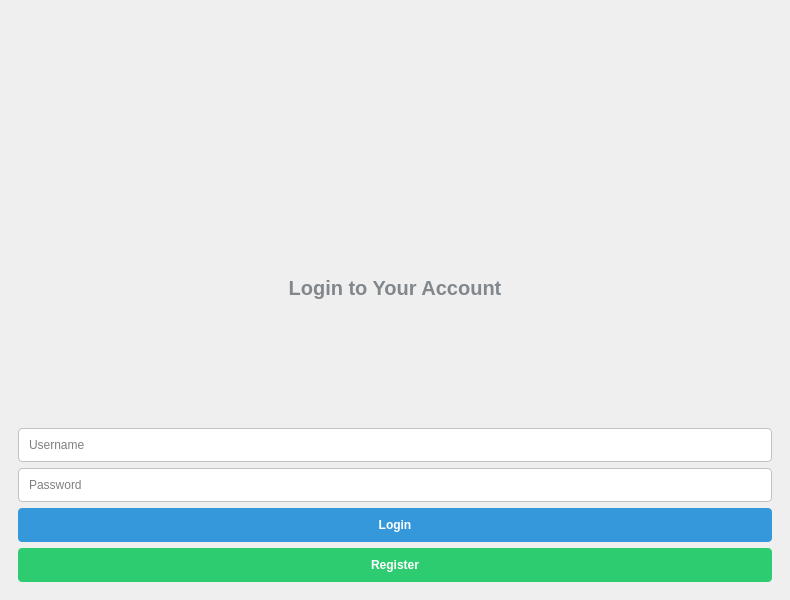
<?xml version="1.0" encoding="UTF-8"?>
<ui version="4.0">
 <class>MainWindow</class>
 <widget class="QMainWindow" name="MainWindow">
  <property name="geometry">
   <rect>
    <x>0</x>
    <y>0</y>
    <width>790</width>
    <height>600</height>
   </rect>
  </property>
  <property name="windowTitle">
   <string>Banking App</string>
  </property>
  <widget class="QWidget" name="centralwidget">
   <layout class="QVBoxLayout" name="verticalLayout">
    <item>
     <widget class="QStackedWidget" name="stackedWidget">
      <widget class="QWidget" name="loginPage">
       <layout class="QVBoxLayout" name="verticalLayout_Login">
        <item>
         <widget class="QLabel" name="logoLabel">
          <property name="minimumSize">
           <size>
            <width>150</width>
            <height>150</height>
           </size>
          </property>
          <property name="maximumSize">
           <size>
            <width>150</width>
            <height>150</height>
           </size>
          </property>
          <property name="styleSheet">
           <string notr="true">margin-bottom: 15px;</string>
          </property>
          <property name="pixmap">
           <pixmap resource="resources.qrc">:/images/bank_logo.png</pixmap>
          </property>
          <property name="scaledContents">
           <bool>true</bool>
          </property>
          <property name="alignment">
           <set>Qt::AlignCenter</set>
          </property>
         </widget>
        </item>
        <item>
         <widget class="QLabel" name="loginTitle">
          <property name="styleSheet">
           <string notr="true">font-size: 20px; font-weight: bold; color: #82878c; margin-bottom: 20px;</string>
          </property>
          <property name="text">
           <string>Login to Your Account</string>
          </property>
          <property name="alignment">
           <set>Qt::AlignCenter</set>
          </property>
         </widget>
        </item>
        <item>
         <widget class="QLineEdit" name="usernameInput">
          <property name="styleSheet">
           <string notr="true">padding: 8px; border: 1px solid #bdc3c7; border-radius: 4px;</string>
          </property>
          <property name="placeholderText">
           <string>Username</string>
          </property>
         </widget>
        </item>
        <item>
         <widget class="QLineEdit" name="passwordInput">
          <property name="styleSheet">
           <string notr="true">padding: 8px; border: 1px solid #bdc3c7; border-radius: 4px;</string>
          </property>
          <property name="echoMode">
           <enum>QLineEdit::Password</enum>
          </property>
          <property name="placeholderText">
           <string>Password</string>
          </property>
         </widget>
        </item>
        <item>
         <widget class="QPushButton" name="loginButton">
          <property name="styleSheet">
           <string notr="true">
            QPushButton {
              background-color: #3498db;
              color: white;
              border: none;
              padding: 10px;
              border-radius: 4px;
              font-weight: bold;
            }
            QPushButton:hover {
              background-color: #2980b9;
            }
           </string>
          </property>
          <property name="text">
           <string>Login</string>
          </property>
         </widget>
        </item>
        <item>
         <widget class="QPushButton" name="showRegistrationButton">
          <property name="styleSheet">
           <string notr="true">
            QPushButton {
              background-color: #2ecc71;
              color: white;
              border: none;
              padding: 10px;
              border-radius: 4px;
              font-weight: bold;
            }
            QPushButton:hover {
              background-color: #27ae60;
            }
           </string>
          </property>
          <property name="text">
           <string>Register</string>
          </property>
         </widget>
        </item>
       </layout>
      </widget>
      <widget class="QWidget" name="registrationPage">
       <layout class="QVBoxLayout" name="verticalLayout_Register">
        <item>
         <widget class="QLabel" name="logoLabel">
          <property name="minimumSize">
           <size>
            <width>150</width>
            <height>150</height>
           </size>
          </property>
          <property name="maximumSize">
           <size>
            <width>150</width>
            <height>150</height>
           </size>
          </property>
          <property name="styleSheet">
           <string notr="true">margin-bottom: 15px;</string>
          </property>
          <property name="pixmap">
           <pixmap resource="resources.qrc">:/images/bank_logo.png</pixmap>
          </property>
          <property name="scaledContents">
           <bool>true</bool>
          </property>
          <property name="alignment">
           <set>Qt::AlignCenter</set>
          </property>
         </widget>
        </item>
        <item>
         <widget class="QLabel" name="registerTitle">
          <property name="styleSheet">
           <string notr="true">font-size: 20px; font-weight: bold; color: #82878c; margin-bottom: 20px;</string>
          </property>
          <property name="text">
           <string>Create New Account</string>
          </property>
          <property name="alignment">
           <set>Qt::AlignCenter</set>
          </property>
         </widget>
        </item>
        <item>
         <widget class="QLineEdit" name="regUsernameInput">
          <property name="styleSheet">
           <string notr="true">padding: 8px; border: 1px solid #bdc3c7; border-radius: 4px;</string>
          </property>
          <property name="placeholderText">
           <string>Username</string>
          </property>
         </widget>
        </item>
        <item>
         <widget class="QLineEdit" name="regPasswordInput">
          <property name="styleSheet">
           <string notr="true">padding: 8px; border: 1px solid #bdc3c7; border-radius: 4px;</string>
          </property>
          <property name="echoMode">
           <enum>QLineEdit::Password</enum>
          </property>
          <property name="placeholderText">
           <string>Password</string>
          </property>
         </widget>
        </item>
        <item>
         <widget class="QPushButton" name="registerButton">
          <property name="styleSheet">
           <string notr="true">
            QPushButton {
              background-color: #2ecc71;
              color: white;
              border: none;
              padding: 10px;
              border-radius: 4px;
              font-weight: bold;
            }
            QPushButton:hover {
              background-color: #27ae60;
            }
           </string>
          </property>
          <property name="text">
           <string>Register</string>
          </property>
         </widget>
        </item>
        <item>
         <widget class="QPushButton" name="showLoginButton">
          <property name="styleSheet">
           <string notr="true">
            QPushButton {
              background-color: #e74c3c;
              color: white;
              border: none;
              padding: 10px;
              border-radius: 4px;
              font-weight: bold;
            }
            QPushButton:hover {
              background-color: #c0392b;
            }
           </string>
          </property>
          <property name="text">
           <string>Back to Login</string>
          </property>
         </widget>
        </item>
       </layout>
      </widget>
      <widget class="QWidget" name="accountPage">
       <layout class="QVBoxLayout" name="verticalLayout_Account">
        <item>
         <widget class="QLabel" name="label">
          <property name="styleSheet">
           <string notr="true">font-size: 18pt; font-weight: bold;</string>
          </property>
          <property name="text">
           <string>Account Overview</string>
          </property>
          <property name="alignment">
           <set>Qt::AlignCenter</set>
          </property>
         </widget>
        </item>
        <item>
         <layout class="QHBoxLayout" name="hboxlayout">
          <item>
           <widget class="QPushButton" name="transferFundsButton">
            <property name="minimumSize">
             <size>
              <width>100</width>
              <height>30</height>
             </size>
            </property>
            <property name="maximumSize">
             <size>
              <width>100</width>
              <height>30</height>
             </size>
            </property>
            <property name="text">
             <string>Transfer Funds</string>
            </property>
           </widget>
          </item>
          <item>
           <widget class="QPushButton" name="budgetButton">
            <property name="minimumSize">
             <size>
              <width>100</width>
              <height>30</height>
             </size>
            </property>
            <property name="maximumSize">
             <size>
              <width>100</width>
              <height>30</height>
             </size>
            </property>
            <property name="text">
             <string>Budget Tool</string>
            </property>
           </widget>
          </item>
          <item>
           <widget class="QPushButton" name="viewHistoryButton">
            <property name="minimumSize">
             <size>
              <width>100</width>
              <height>30</height>
             </size>
            </property>
            <property name="maximumSize">
             <size>
              <width>100</width>
              <height>30</height>
             </size>
            </property>
            <property name="text">
             <string>View History</string>
            </property>
           </widget>
          </item>
         </layout>
        </item>
        <item>
         <widget class="QGroupBox" name="checkingGroup">
          <property name="title">
           <string>Checking Account (****1234)</string>
          </property>
          <layout class="QGridLayout" name="gridLayout">
           <item row="0" column="0">
            <widget class="QLabel" name="checkingBalanceText">
             <property name="text">
              <string>Balance:</string>
             </property>
            </widget>
           </item>
           <item row="0" column="1">
            <widget class="QLabel" name="checkingBalanceLabel">
             <property name="text">
              <string>$500</string>
             </property>
            </widget>
           </item>
           <item row="1" column="0">
            <widget class="QLineEdit" name="checkingAmountInput">
             <property name="placeholderText">
              <string>Amount</string>
             </property>
            </widget>
           </item>
           <item row="2" column="0">
            <widget class="QPushButton" name="checkingDepositBtn">
             <property name="text">
              <string>Deposit</string>
             </property>
            </widget>
           </item>
           <item row="2" column="1">
            <widget class="QPushButton" name="checkingWithdrawBtn">
             <property name="text">
              <string>Withdraw</string>
             </property>
            </widget>
           </item>
          </layout>
         </widget>
        </item>
        <item>
         <widget class="QGroupBox" name="savingsGroup">
          <property name="title">
           <string>Savings Account (****5678)</string>
          </property>
          <layout class="QGridLayout" name="gridLayout_2">
           <item row="0" column="0">
            <widget class="QLabel" name="savingsBalanceText">
             <property name="text">
              <string>Balance:</string>
             </property>
            </widget>
           </item>
           <item row="0" column="1">
            <widget class="QLabel" name="savingsBalanceLabel">
             <property name="text">
              <string>$1500</string>
             </property>
            </widget>
           </item>
           <item row="1" column="0">
            <widget class="QLineEdit" name="savingsAmountInput">
             <property name="placeholderText">
              <string>Amount</string>
             </property>
            </widget>
           </item>
           <item row="2" column="0">
            <widget class="QPushButton" name="savingsDepositBtn">
             <property name="text">
              <string>Deposit</string>
             </property>
            </widget>
           </item>
           <item row="2" column="1">
            <widget class="QPushButton" name="savingsWithdrawBtn">
             <property name="text">
              <string>Withdraw</string>
             </property>
            </widget>
           </item>
          </layout>
         </widget>
        </item>
        <item>
         <widget class="QPushButton" name="logoutButton">
          <property name="text">
           <string>Log Out</string>
          </property>
         </widget>
        </item>
       </layout>
      </widget>
      <widget class="QWidget" name="transferPage">
       <layout class="QVBoxLayout" name="verticalLayout_2">
        <item alignment="Qt::AlignHCenter">
         <widget class="QLabel" name="transferLabel">
          <property name="font">
           <font>
            <pointsize>18</pointsize>
            <bold>true</bold>
           </font>
          </property>
          <property name="text">
           <string>Transfer Funds</string>
          </property>
         </widget>
        </item>
        <item alignment="Qt::AlignRight">
         <widget class="QPushButton" name="pushButton">
          <property name="maximumSize">
           <size>
            <width>100</width>
            <height>30</height>
           </size>
          </property>
          <property name="text">
           <string>Account Info</string>
          </property>
         </widget>
        </item>
        <item>
         <widget class="QGroupBox" name="sourceGroup">
          <property name="title">
           <string/>
          </property>
          <layout class="QGridLayout" name="gridLayout_3">
           <item row="0" column="0">
            <widget class="QLabel" name="sourceLabel">
             <property name="maximumSize">
              <size>
               <width>200</width>
               <height>16777215</height>
              </size>
             </property>
             <property name="text">
              <string>Source Account:</string>
             </property>
            </widget>
           </item>
           <item row="0" column="1">
            <widget class="QComboBox" name="sourceDrop">
             <property name="minimumSize">
              <size>
               <width>100</width>
               <height>30</height>
              </size>
             </property>
             <property name="maximumSize">
              <size>
               <width>100</width>
               <height>30</height>
              </size>
             </property>
             <item>
              <property name="text">
               <string>checking</string>
              </property>
             </item>
             <item>
              <property name="text">
               <string>savings</string>
              </property>
             </item>
            </widget>
           </item>
           <item row="1" column="0" colspan="2">
            <widget class="QLabel" name="sourceBalanceLabel">
             <property name="text">
              <string>Balance:</string>
             </property>
            </widget>
           </item>
          </layout>
         </widget>
        </item>
        <item>
         <widget class="QGroupBox" name="destGroup">
          <property name="title">
           <string/>
          </property>
          <layout class="QGridLayout" name="gridLayout_4">
           <item row="0" column="1">
            <widget class="QComboBox" name="destDrop">
             <property name="maximumSize">
              <size>
               <width>100</width>
               <height>30</height>
              </size>
             </property>
             <item>
              <property name="text">
               <string>checking</string>
              </property>
             </item>
             <item>
              <property name="text">
               <string>savings</string>
              </property>
             </item>
            </widget>
           </item>
           <item row="0" column="0">
            <widget class="QLabel" name="destLabel">
             <property name="maximumSize">
              <size>
               <width>200</width>
               <height>16777215</height>
              </size>
             </property>
             <property name="text">
              <string>Destination Account:</string>
             </property>
            </widget>
           </item>
           <item row="1" column="0">
            <widget class="QLabel" name="destBalanceLabel">
             <property name="text">
              <string>Balance: </string>
             </property>
            </widget>
           </item>
          </layout>
         </widget>
        </item>
        <item>
         <widget class="QGroupBox" name="groupBox_3">
          <property name="title">
           <string/>
          </property>
          <layout class="QHBoxLayout" name="horizontalLayout_3">
           <item>
            <widget class="QLabel" name="amtLabel">
             <property name="maximumSize">
              <size>
               <width>200</width>
               <height>16777215</height>
              </size>
             </property>
             <property name="text">
              <string>Amount ($):</string>
             </property>
            </widget>
           </item>
           <item>
            <widget class="QLineEdit" name="amtTextBox">
             <property name="maximumSize">
              <size>
               <width>100</width>
               <height>30</height>
              </size>
             </property>
             <property name="text">
              <string/>
             </property>
             <property name="placeholderText">
              <string>Enter Amount:</string>
             </property>
            </widget>
           </item>
          </layout>
         </widget>
        </item>
        <item>
         <widget class="QPushButton" name="transferButton">
          <property name="text">
           <string>Transfer</string>
          </property>
         </widget>
        </item>
       </layout>
      </widget>
      <widget class="QWidget" name="budgetPage">
       <layout class="QVBoxLayout" name="verticalLayout_Budget">
        <item>
         <widget class="QLabel" name="label">
          <property name="font">
           <font>
            <pointsize>18</pointsize>
            <bold>true</bold>
           </font>
          </property>
          <property name="text">
           <string>Budget Calculator</string>
          </property>
          <property name="alignment">
           <set>Qt::AlignCenter</set>
          </property>
         </widget>
        </item>
        <item>
         <widget class="QGroupBox" name="groupBox">
          <property name="title">
           <string>Monthly After-Tax Income</string>
          </property>
          <layout class="QHBoxLayout">
           <item>
            <widget class="QLineEdit" name="incomeInput">
             <property name="placeholderText">
              <string>Enter your income</string>
             </property>
            </widget>
           </item>
           <item>
            <widget class="QPushButton" name="calculateBudget">
             <property name="text">
              <string>Calculate</string>
             </property>
            </widget>
           </item>
          </layout>
         </widget>
        </item>
        <item>
         <widget class="QGroupBox" name="groupBox">
          <property name="title">
           <string>Your 50/30/20 Numbers</string>
          </property>
          <layout class="QFormLayout">
           <item row="0" column="0">
            <widget class="QLabel" name="label">
             <property name="text">
              <string>Necessities (50%)</string>
             </property>
            </widget>
           </item>
           <item row="0" column="1">
            <widget class="QLabel" name="necessitiesLabel">
             <property name="text">
              <string>$0.00</string>
             </property>
            </widget>
           </item>
           <item row="1" column="0">
            <widget class="QLabel" name="label">
             <property name="text">
              <string>Wants (30%)</string>
             </property>
            </widget>
           </item>
           <item row="1" column="1">
            <widget class="QLabel" name="wantsLabel">
             <property name="text">
              <string>$0.00</string>
             </property>
            </widget>
           </item>
           <item row="2" column="0">
            <widget class="QLabel" name="label">
             <property name="text">
              <string>Savings/Debt (20%)</string>
             </property>
            </widget>
           </item>
           <item row="2" column="1">
            <widget class="QLabel" name="savingsLabel">
             <property name="text">
              <string>$0.00</string>
             </property>
            </widget>
           </item>
          </layout>
         </widget>
        </item>
        <item>
         <widget class="QGroupBox" name="groupBox">
          <property name="title">
           <string>Custom Budget Categories</string>
          </property>
          <layout class="QVBoxLayout">
           <item>
            <widget class="QListWidget" name="customCategoriesList"/>
           </item>
           <item>
            <layout class="QHBoxLayout">
             <item>
              <widget class="QLineEdit" name="customCategoryInput">
               <property name="placeholderText">
                <string>Category Name</string>
               </property>
              </widget>
             </item>
             <item>
              <widget class="QLineEdit" name="customAmountInput">
               <property name="placeholderText">
                <string>Amount</string>
               </property>
              </widget>
             </item>
             <item>
              <widget class="QPushButton" name="addCustomCategory">
               <property name="text">
                <string>Add</string>
               </property>
              </widget>
             </item>
            </layout>
           </item>
          </layout>
         </widget>
        </item>
        <item>
         <widget class="QPushButton" name="saveBudget">
          <property name="text">
           <string>Save Budget</string>
          </property>
         </widget>
        </item>
        <item>
         <widget class="QPushButton" name="backToAccountButton">
          <property name="text">
           <string>Back to Account</string>
          </property>
         </widget>
        </item>
       </layout>
      </widget>
      <widget class="QWidget" name="transactionHistoryPage">
       <layout class="QVBoxLayout" name="verticalLayout_TransactionHistory">
        <item>
         <widget class="QLabel" name="transactionHistoryLabel">
          <property name="styleSheet">
           <string notr="true">font-size: 18pt; font-weight: bold;</string>
          </property>
          <property name="text">
           <string>Transaction History</string>
          </property>
          <property name="alignment">
           <set>Qt::AlignCenter</set>
          </property>
         </widget>
        </item>
        <item>
         <widget class="QTableWidget" name="transactionTable">
          <property name="rowCount">
           <number>0</number>
          </property>
          <property name="columnCount">
           <number>4</number>
          </property>
          <column>
           <property name="text">
            <string>Source Account</string>
           </property>
          </column>
          <column>
           <property name="text">
            <string>Destination Account</string>
           </property>
          </column>
          <column>
           <property name="text">
            <string>Amount</string>
           </property>
          </column>
          <column>
           <property name="text">
            <string>Timestamp</string>
           </property>
          </column>
         </widget>
        </item>
        <item>
         <widget class="QPushButton" name="backToAccountBtn">
          <property name="text">
           <string>Back to Account</string>
          </property>
         </widget>
        </item>
       </layout>
      </widget>
     </widget>
    </item>
   </layout>
  </widget>
 </widget>
 <resources>
  <include location="resources.qrc"/>
 </resources>
 <connections/>
</ui>
